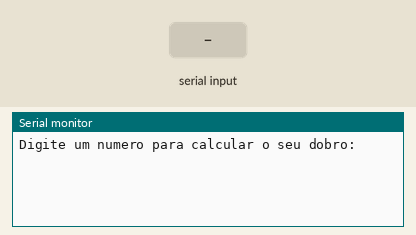
Simulated run of this sketch. Board: Arduino Uno, built with avr-gcc and run on an emulated ATmega328P. On the bench: the last lines printed to the serial monitor. The inputs (shaded band) are chosen by the test bench.

Above: at 1.2 s.
1.3 s: "90,45\n" received over Serial
At 2.6 s:
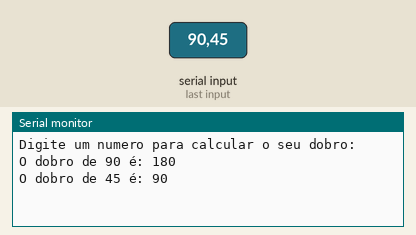
3.8 s: "30,150\n" received over Serial
At 5.7 s:
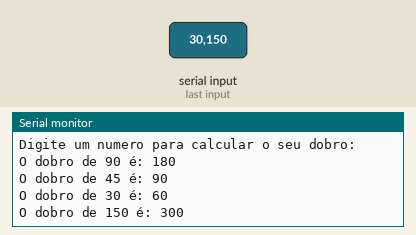
Timing chart, 0 to 7.2 s (numbered marks = the images above; inputs shaded):
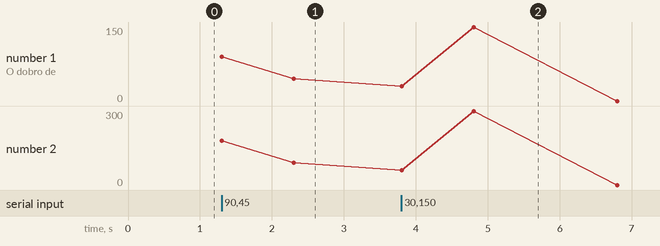

Measured:
- after the input at 1.3 s, the serial monitor: prints a new line at once (image 1)
- after the input at 3.8 s, the serial monitor: prints a new line at once (image 2)

The sketch:

lpmb_ex03_1.ino
```cpp
void setup() {
  // Iniciar comunicação serial
  Serial.begin(9600);

  // Solicitar que o usuário insira um número
  Serial.println("Digite um numero para calcular o seu dobro:");
}

void loop() {
  // Verificar se há dados disponíveis no serial
  if (Serial.available() > 0) {
    // Ler o número enviado pelo usuário
    int numero = Serial.parseInt();

    // Calcular o dobro do número
    int dobro = numero * 2;

    // Exibir o dobro no monitor serial
    Serial.print("O dobro de ");
    Serial.print(numero);
    Serial.print(" é: ");
    Serial.println(dobro);

    // Aguarda um pequeno tempo antes de permitir outra leitura
    delay(1000);  // Delay de 1 segundo
  }
}
```
